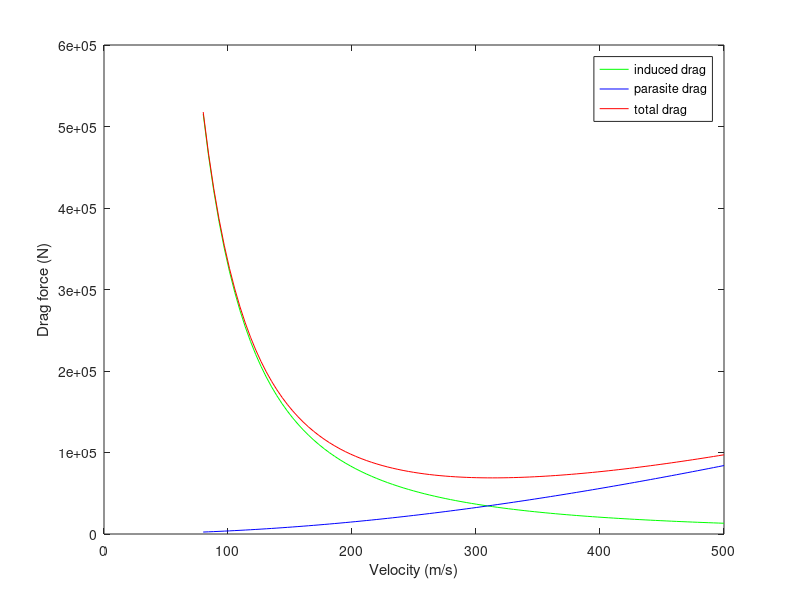

This figure's MATLAB source:
%% induce drag coefficient
V = linspace(80,500);
W = 260000*9.8*0.78;
AR = 7.225;
e = 0.832; % e = 1.78(1-0.445*AR^(0.68))-0.64


q = 0.5*(0.3428)*(V).^2;
S = 370;
Cl = W./(q*S);
Cdi = (Cl).^2/(e*pi*AR);
drag_induced = 0.5*(0.3428)*(V).^(2).*Cdi*S;
plot(V,drag_induced,'g');
hold on
%% parasite drag
Re = 40000000;
Mach = V/343; %u/c
Cd_other = 0.001;
t_c = 0.12; %(thickness/average chord) 
S_wet = S*(1.977+0.52*(t_c));

a = (log10(Re))^2.58;
b = (1+0.1144.*(Mach.^2)).^0.65;

Cf = 0.455./(a*b);
Cd0 = Cf*(S_wet/S)+Cd_other;
drag_zero = 0.5*(0.3428)*(V).^(2).*Cd0*S;

plot(V,drag_zero,"b");
hold on
%% drag
Cd = Cd0 + Cdi;
% plot(Cd,Cl);
drag = drag_zero + drag_induced;
plot(V,drag,"r");
legend('induced drag','parasite drag','total drag');
xlabel('Velocity (m/s)');
ylabel('Drag force (N)');

